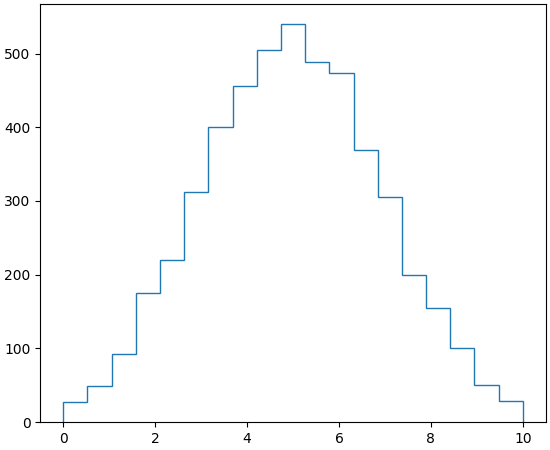

This figure's Python source:
import numpy as np
import matplotlib.pyplot as plt

np.random.seed(0)
h, edges = np.histogram(np.random.normal(5, 2, 5000),
                        bins=np.linspace(0,10,20))

fig, ax = plt.subplots(constrained_layout=True)

ax.stairs(h, edges)

plt.show()
